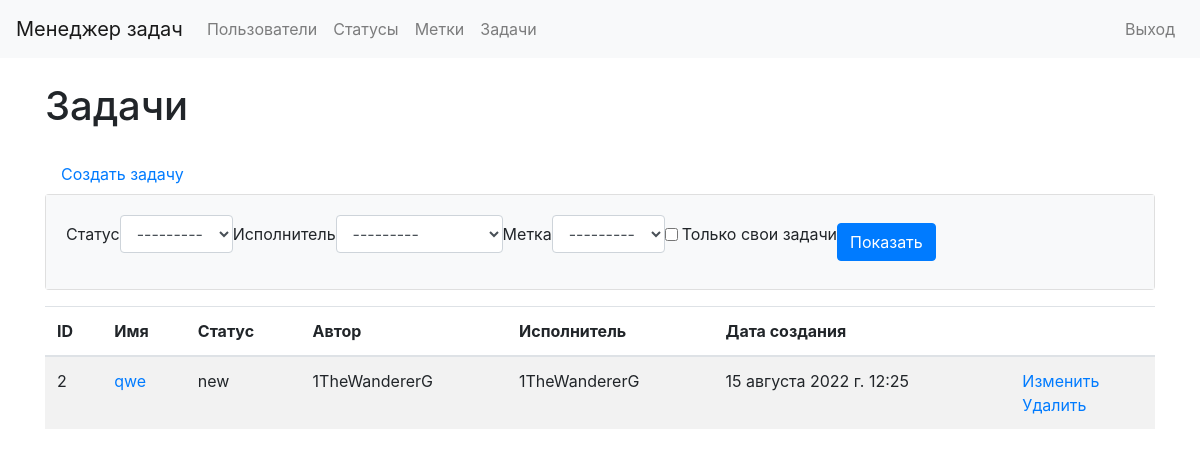
Before: /tasks/ (signed in) with the older database file.
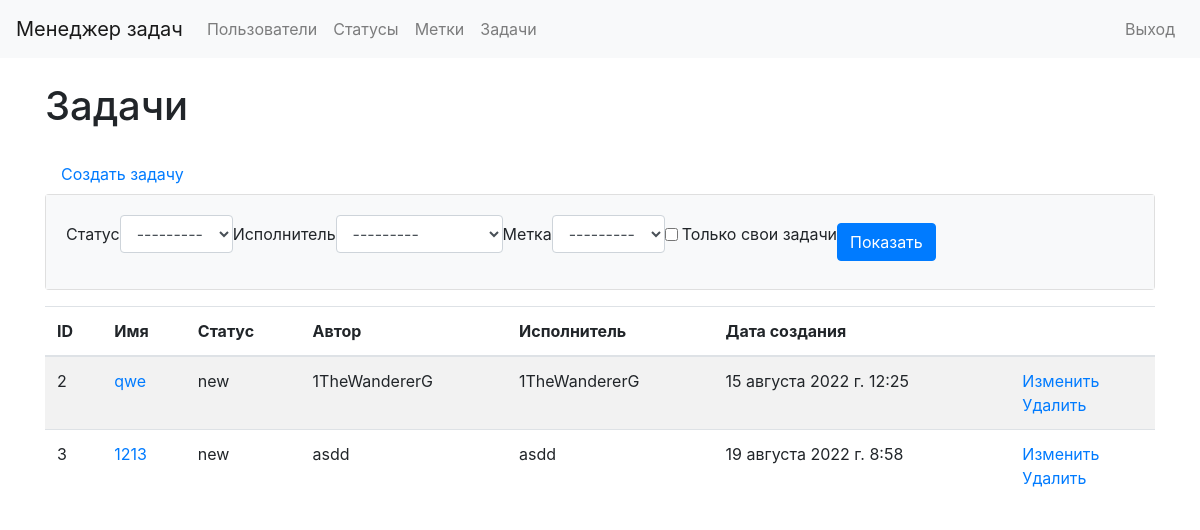
After: the same page with the newer database file.
### task_manager/tasks/models.py (models this page shows, shortened)
class Tasks(models.Model):
    timestamp = models.DateTimeField(auto_now_add=True)
    name = models.CharField('Имя', max_length=100, unique=True)
    description = models.TextField(blank=True, verbose_name='Описание')
    creator = models.ForeignKey(
        get_user_model(),
        verbose_name='Автор',
        on_delete=models.PROTECT,
        related_name='creator'
    )
    executor = models.ForeignKey(
        get_user_model(),
        verbose_name='Исполнитель',
        blank=True,
        null=True,
        on_delete=models.PROTECT,
        related_name='executor'
    )
    status = models.ForeignKey(
        Statuses,
        verbose_name='Статус',
        on_delete=models.PROTECT
    )
    labels = models.ManyToManyField(
        Labels,
        through='TaskLabels',
        verbose_name='Метки',
        blank=True
    )

### task_manager/statuses/models.py (models this page shows)
class Statuses(models.Model):
    timestamp = models.DateTimeField(auto_now_add=True)
    name = models.CharField('Имя', max_length=100, unique=True)
    def __str__(self):
        return self.name

### task_manager/tasks/views.py (the view)
# urls.py: path('', views.TasksPage.as_view(), name='tasks'),
class TasksPage(LoginRequiredMixin, FilterView):
    model = Tasks
    template_name = 'tasks.html'
    filterset_class = TaskFilter

### task_manager/labels/models.py (called while the page is built)
    def __str__(self):
        return self.name

### task_manager/templates/tasks.html (shortened to what this page needs)
{% extends "base.html" %}
{% load bootstrap4 %}+
{% load i18n %}
{% load static %}
{% block content %}
<h1 class="my-4">
    Задачи
</h1>
<a class="nav-link" href="/tasks/create/">Создать задачу</a>
<div class="card mb-3">
    <div class="card-body bg-light">
        <form class="form-inline center" method="get">
            {% bootstrap_field filter.form.status field_class='ml-2 mr-3' %}
            {% bootstrap_field filter.form.executor field_class='mr-3 ml-2' %}
            {% bootstrap_field filter.form.label field_class='mr-3 ml-2' %}
            {% bootstrap_field filter.form.self_tasks field_class='mr-3' %}
            {% buttons %}
            <input class="btn btn-primary" type="submit" value="Показать">
            {% endbuttons %}
        </form>
    </div>
</div>
<table class="table table-striped">
    <thead>
    <tr>
        <th>ID</th>
        <th>Имя</th>
        <th>Статус</th>
        <th>Автор</th>
        <th>Исполнитель</th>
        <th>Дата создания</th>
        <th></th>
    </tr>
    </thead>
    <tbody>
    {% for task in filter.qs %}
    <tr>
        <td>{{task.id}}</td>
        <td><a href="/tasks/{{task.id}}">{{task.name}}</a></td>
        <td>{{task.status}}</td>
        <td>{{task.creator}}</td>
        <td>{{task.executor}}</td>
        <td>{{task.timestamp}}</td>
        <td>
            <a href="/tasks/{{task.id}}/update/">Изменить</a>
            <br>
            <a href="/tasks/{{task.id}}/delete/">Удалить</a>
        </td>
    </tr>
    {% endfor %}
    {% endblock %}

Changed rows visible on the page:
added Tasks: id "3", name "1213", status "new", creator "asdd", executor "asdd", timestamp "19 августа 2022 г. 8:58"
